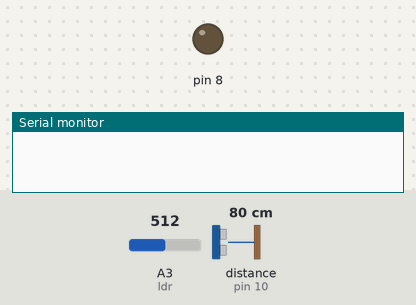
Bench run of a program on a simulated Arduino Nano, built with avr-gcc and run on an emulated ATmega328P. On the bench: output pins drawn as LEDs (lit = HIGH), the last lines printed to the serial monitor. Inputs (shaded band) come from the test bench; at power-on: A3 (ldr) = 512, distance to the obstacle (sensor on pin 10) 80 cm. The echo pulse lasts 58.3 µs per cm.

Above: at 0.1 s.
At 1.3 s:
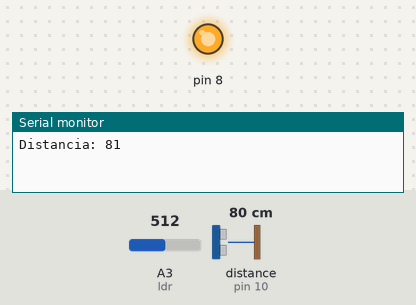
Timing chart, 0 to 2.8 s (numbered marks = the images above):
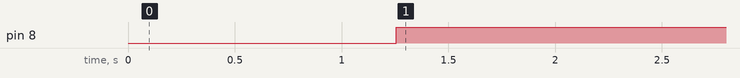

The program:

main.cpp
```cpp
#include <Arduino.h>  // importação de biblioteca padrão do arduino
#include <NewPing.h>  // importação de biblioteca padrão newping
#include <gp_io.cpp>  // importação da classe gp_io

int TRIGGER_PIN = 9; // gpio 9
int ECHO_PIN    = 10;  // gpio 10
int MAX_DISTANCE = 200; // define o range do sensor ultrasônico
int ldr = A3;  //defino pino analogico para o sensor ldr
int valorldr = 0;  //variavel para armazenar a leitura do sensor

NewPing sensor( TRIGGER_PIN,ECHO_PIN,MAX_DISTANCE);   // cria uma nova instância da classe newping

// criar uma nova instãncia de um objeto
gp_io out_di;


void setup() {   // configuraçãoes


    out_di.setgp_io(8); // define qual pino digital sera usado, nesse caso o 8
    pinMode(out_di.getgp_io(),OUTPUT); // defini o pino 8 como saida
    pinMode(ldr, INPUT);  //define o sensor como uma entrada
    digitalWrite(out_di.getgp_io(), out_di.nivel_bai); // inicializa o rele em nivel baixo


    Serial.begin(9600); // defini a freqência da comunicação serial

}

void loop() {

    delay(1250);  // esse delay para a execução do codigo nessa exata instrução por 1.250 segundos

    int distancia = sensor.ping_cm(); // leitura da distância do objeto em centímetros
    valorldr = analogRead(ldr);  //leitura do sensor ldr


    if((distancia >10) & (distancia < 100) ) { // se a distância for maior que 60 o bloco abaixo será executado

        digitalWrite(out_di.getgp_io(), out_di.nivel_alt);   // coloca out_di em nivel alto, ligando a lampada


        // impressão via monitor serial para simples conferência e teste .
        Serial.print("Distancia: ");
        Serial.print(distancia);
        Serial.println("\n");


    } else if (valorldr < 20) { // se a luminosidade for menor que 20 o bloco abaixo sera executado


        digitalWrite(out_di.getgp_io(), out_di.nivel_alt); // coloca out_di em nivel alto, ligando a lampada

        // impressão via monitor serial para simples conferência e teste .
        Serial.print("luminosidade: ");
        Serial.print(valorldr);
        Serial.println("\n");


    }    else {  // se todas as condições acima não forem satisfeitas esse bloco sera executado


        digitalWrite(out_di.getgp_io(), out_di.nivel_bai);   /* coloca out_di em nivel baixo, desligando a lampada
            ou a mantendo desligada  */
    }

}
```

gp_io.cpp
```cpp
#include <arduino.h> // importação de biblioteca padrão do arduino


#include "gp_io.h" // importação ou link com o arquivo headle gp_io.h


class gp_io {  // definição da classe

    private:  // privado
    int gp_io_di; // criação do atributo


    public: // publico

    // obs: atributos privados so tera acesso ultilizado os metodos set e get acrercidos do nome de sua classe

    void setgp_io(int gpio) {  // metodo publico set para alteração ou definição do valor em gp_io_di
        gp_io_di = gpio;   // atribui  um valor a gp_io_di
    }


    int getgp_io() {  // metodo publico get para exibir o valor armazenado em gp_io_di

        return gp_io_di;  // retorna o valor ou seja a gpio atribuida
    }


    uint8_t nivel_alt = HIGH; // uint8_t: "unsigned interge 8 bits type", nivel_alt recebe higth que e 1
    uint8_t nivel_bai = LOW;  // uint8_t: "unsigned interge 8 bits type", nivel_bai recebe low que e 0


};
```

gp_io.h
```cpp
//
// Created by mateu on 21/04/2025.
//

#ifndef GP_IO_H // se a classe não estive definida.
#define GP_IO_H // ela sera defenida no bloco abaixo


class gp_io ;  // prototipo de uma classe ela sera defenida em um arquivo "gp_io.cpp"


#endif //fim do cabeçalho GP_IO_H
```

Measured:
- by itself, pin 8: LOW → HIGH at 1.3 s
